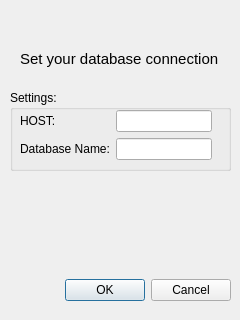
<?xml version="1.0" encoding="UTF-8"?>
<ui version="4.0">
 <class>connectionSettings</class>
 <widget class="QDialog" name="connectionSettings">
  <property name="geometry">
   <rect>
    <x>0</x>
    <y>0</y>
    <width>240</width>
    <height>320</height>
   </rect>
  </property>
  <property name="sizePolicy">
   <sizepolicy hsizetype="Fixed" vsizetype="Fixed">
    <horstretch>0</horstretch>
    <verstretch>0</verstretch>
   </sizepolicy>
  </property>
  <property name="minimumSize">
   <size>
    <width>240</width>
    <height>320</height>
   </size>
  </property>
  <property name="maximumSize">
   <size>
    <width>240</width>
    <height>320</height>
   </size>
  </property>
  <property name="windowTitle">
   <string>Dialog</string>
  </property>
  <widget class="QDialogButtonBox" name="buttonBox">
   <property name="geometry">
    <rect>
     <x>10</x>
     <y>270</y>
     <width>221</width>
     <height>41</height>
    </rect>
   </property>
   <property name="orientation">
    <enum>Qt::Horizontal</enum>
   </property>
   <property name="standardButtons">
    <set>QDialogButtonBox::Cancel|QDialogButtonBox::Ok</set>
   </property>
  </widget>
  <widget class="QGroupBox" name="groupBox">
   <property name="geometry">
    <rect>
     <x>10</x>
     <y>90</y>
     <width>221</width>
     <height>81</height>
    </rect>
   </property>
   <property name="title">
    <string>Settings:</string>
   </property>
   <widget class="QWidget" name="">
    <property name="geometry">
     <rect>
      <x>10</x>
      <y>20</y>
      <width>192</width>
      <height>50</height>
     </rect>
    </property>
    <layout class="QHBoxLayout" name="horizontalLayout">
     <item>
      <layout class="QVBoxLayout" name="verticalLayout_2">
       <item>
        <widget class="QLabel" name="label">
         <property name="text">
          <string>HOST:</string>
         </property>
        </widget>
       </item>
       <item>
        <widget class="QLabel" name="label_2">
         <property name="text">
          <string>Database Name:</string>
         </property>
        </widget>
       </item>
      </layout>
     </item>
     <item>
      <layout class="QVBoxLayout" name="verticalLayout">
       <item>
        <widget class="QLineEdit" name="hostName"/>
       </item>
       <item>
        <widget class="QLineEdit" name="dbName"/>
       </item>
      </layout>
     </item>
    </layout>
   </widget>
  </widget>
  <widget class="QWidget" name="">
   <property name="geometry">
    <rect>
     <x>0</x>
     <y>0</y>
     <width>2</width>
     <height>2</height>
    </rect>
   </property>
   <layout class="QVBoxLayout" name="verticalLayout_3"/>
  </widget>
  <widget class="QLabel" name="label_3">
   <property name="geometry">
    <rect>
     <x>20</x>
     <y>50</y>
     <width>199</width>
     <height>18</height>
    </rect>
   </property>
   <property name="font">
    <font>
     <pointsize>11</pointsize>
     <weight>50</weight>
     <bold>false</bold>
    </font>
   </property>
   <property name="acceptDrops">
    <bool>true</bool>
   </property>
   <property name="text">
    <string>Set your database connection:</string>
   </property>
   <property name="scaledContents">
    <bool>true</bool>
   </property>
  </widget>
 </widget>
 <resources/>
 <connections>
  <connection>
   <sender>buttonBox</sender>
   <signal>accepted()</signal>
   <receiver>connectionSettings</receiver>
   <slot>accept()</slot>
   <hints>
    <hint type="sourcelabel">
     <x>248</x>
     <y>254</y>
    </hint>
    <hint type="destinationlabel">
     <x>157</x>
     <y>274</y>
    </hint>
   </hints>
  </connection>
  <connection>
   <sender>buttonBox</sender>
   <signal>rejected()</signal>
   <receiver>connectionSettings</receiver>
   <slot>reject()</slot>
   <hints>
    <hint type="sourcelabel">
     <x>316</x>
     <y>260</y>
    </hint>
    <hint type="destinationlabel">
     <x>286</x>
     <y>274</y>
    </hint>
   </hints>
  </connection>
 </connections>
</ui>
